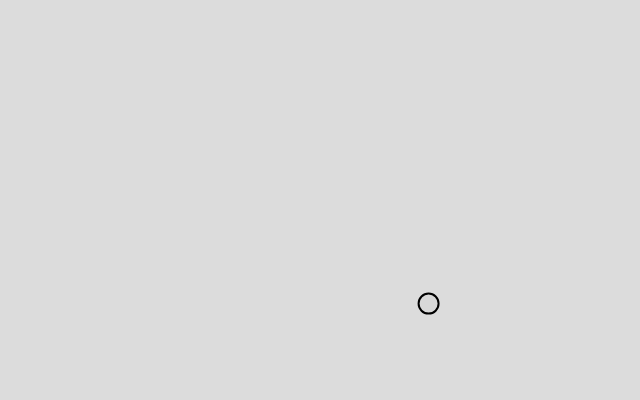
Frame 1 (no input)
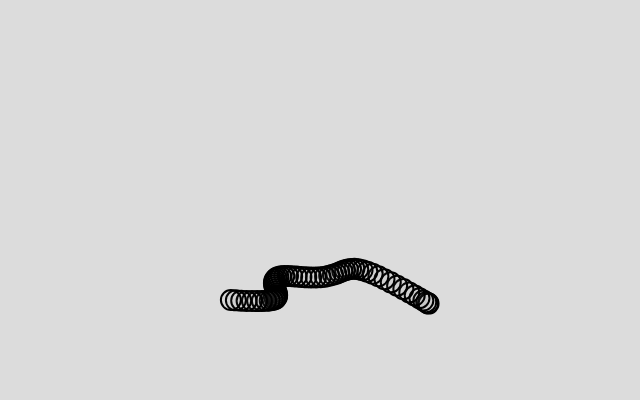
Frame 60 (no input)
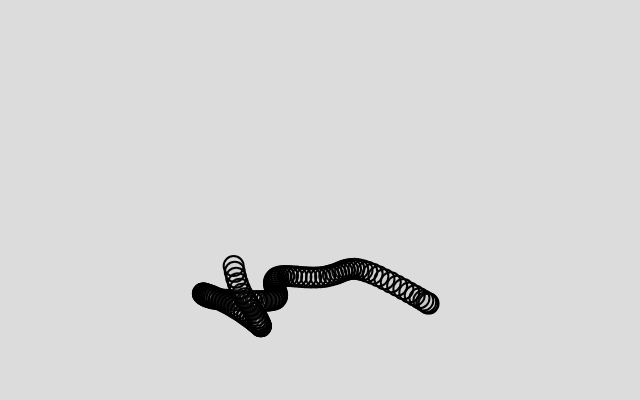
Frame 120 (the mouse pressed at the canvas centre since frame 60)

The p5.js sketch that drew these frames (run headless with seeded random() and noise() and a simulated clock; from frame 60 on, the mouse is pressed at the canvas centre):

// p5.js sketch
// ── sketch.js
/* 
  Author Michael Houmann
  Created 12. March 2025

  A walker that use the noise() function to generate the x and y value for the walker instead of the random() function.
  This gives the walker a smoother and more organic movement.
*/

// Global variable for the walker
let walker;

function setup() {
  createCanvas(640, 400);
  background(220);

  // Instantiate the walker
  walker = new Walker();
}

function draw() {
  walker.step();
  walker.show();
}
// ── walker.js
/* 
  If we use the noise() function, that is inspired by the Perlin Noise algorithm created by Ken Perlin, gives a smoother walker than the normal random walker.
*/

class Walker {
  constructor() {
    // Instead of a x and y value for the the noise() function, we use a time element, that we increase in every run through.
    this.tx = 0;
    this.ty = 10000;
  }

  step() {
    // we take the noise function, that gives us a value between 0 and 1, and map it to a value between 0 and width or height
    this.x = map(noise(this.tx), 0, 1, 0, width);
    this.y = map(noise(this.ty), 0 ,1, 0, height);

    // And we move forward through "time";
    this.tx += 0.01;
    this.ty += 0.01;
  }

  // And we show the walker as a transparent circle
  show() {
    stroke(0);
    strokeWeight(2);
    fill(127, 9);
    circle(this.x, this.y, 20);
  }
}
